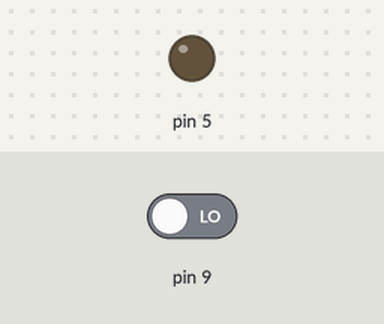
Simulated run of this sketch. Board: Arduino Uno, built with avr-gcc and run on an emulated ATmega328P. On the bench: output pins drawn as LEDs (lit = HIGH). Inputs (shaded band) come from the test bench; at power-on: pin 9 LOW.

Above: at 1.2 s.
1.3 s: pin 9 driven HIGH
At 1.7 s:
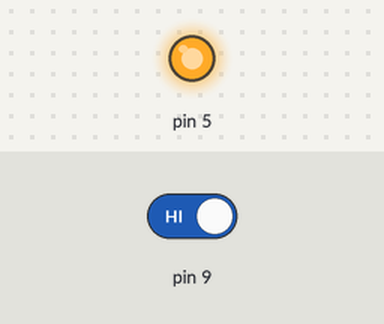
2.8 s: pin 9 driven LOW
At 4.1 s:
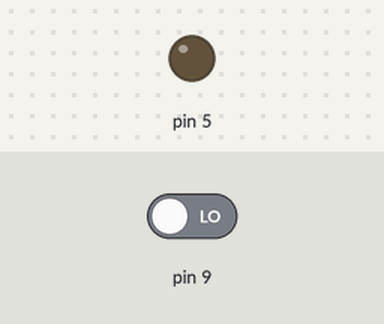
Timing chart, 0 to 5.8 s (numbered marks = the images above; inputs shaded):
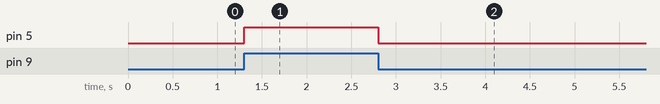

Measured:
- after the input at 1.3 s, pin 5: LOW → HIGH at once
- after the input at 2.8 s, pin 5: HIGH → LOW at once

The sketch:

simplest_pir.ino
```cpp
//----------------------------------------------------------------//
//
// SAIC Activated Objects Fall 2024
// Brett Ian Balogh
// https://github.com/giantmolecules/ACTIVATED_OBJECTS_FA24
//
// simplest_pir.ino
//
// Demonstrates the use of a passive infrared sensor (PIR). Uses
// interrupts. Uses board version 2.0.14 and GFX version 1.11.0
//
//----------------------------------------------------------------//

void setup() {
  pinMode(9, INPUT);
  pinMode(5, OUTPUT);
}

void loop() {
  if(digitalRead(9)){
    digitalWrite(5, HIGH);
  }
  else{
    digitalWrite(5, LOW);
  }
}
```
